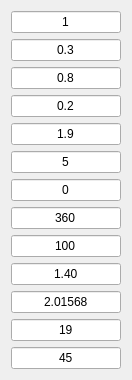
     <widget class="QWidget" name="verticalLayoutWidget_7">
      <property name="geometry">
       <rect>
        <x>264</x>
        <y>16</y>
        <width>113</width>
        <height>377</height>
       </rect>
      </property>
      <layout class="QVBoxLayout" name="verticalLayout_7">
       <item>
        <widget class="QLineEdit" name="lineEdit_bore_diameter">
         <property name="minimumSize">
          <size>
           <width>110</width>
           <height>22</height>
          </size>
         </property>
         <property name="maximumSize">
          <size>
           <width>110</width>
           <height>22</height>
          </size>
         </property>
         <property name="text">
          <string>1</string>
         </property>
         <property name="alignment">
          <set>Qt::AlignCenter</set>
         </property>
        </widget>
       </item>
       <item>
        <widget class="QLineEdit" name="lineEdit_stroke">
         <property name="minimumSize">
          <size>
           <width>110</width>
           <height>22</height>
          </size>
         </property>
         <property name="maximumSize">
          <size>
           <width>110</width>
           <height>22</height>
          </size>
         </property>
         <property name="focusPolicy">
          <enum>Qt::StrongFocus</enum>
         </property>
         <property name="text">
          <string>0.3</string>
         </property>
         <property name="alignment">
          <set>Qt::AlignCenter</set>
         </property>
        </widget>
       </item>
       <item>
        <widget class="QLineEdit" name="lineEdit_connecting_rod_length">
         <property name="minimumSize">
          <size>
           <width>110</width>
           <height>22</height>
          </size>
         </property>
         <property name="maximumSize">
          <size>
           <width>110</width>
           <height>22</height>
          </size>
         </property>
         <property name="focusPolicy">
          <enum>Qt::StrongFocus</enum>
         </property>
         <property name="text">
          <string>0.8</string>
         </property>
         <property name="alignment">
          <set>Qt::AlignCenter</set>
         </property>
        </widget>
       </item>
       <item>
        <widget class="QLineEdit" name="lineEdit_rod_diameter">
         <property name="minimumSize">
          <size>
           <width>110</width>
           <height>22</height>
          </size>
         </property>
         <property name="maximumSize">
          <size>
           <width>110</width>
           <height>22</height>
          </size>
         </property>
         <property name="focusPolicy">
          <enum>Qt::StrongFocus</enum>
         </property>
         <property name="text">
          <string>0.2</string>
         </property>
         <property name="alignment">
          <set>Qt::AlignCenter</set>
         </property>
        </widget>
       </item>
       <item>
        <widget class="QLineEdit" name="lineEdit_pressure_ratio">
         <property name="minimumSize">
          <size>
           <width>110</width>
           <height>22</height>
          </size>
         </property>
         <property name="maximumSize">
          <size>
           <width>110</width>
           <height>22</height>
          </size>
         </property>
         <property name="focusPolicy">
          <enum>Qt::StrongFocus</enum>
         </property>
         <property name="text">
          <string>1.9</string>
         </property>
         <property name="alignment">
          <set>Qt::AlignCenter</set>
         </property>
        </widget>
       </item>
       <item>
        <widget class="QLineEdit" name="lineEdit_clearance">
         <property name="minimumSize">
          <size>
           <width>110</width>
           <height>22</height>
          </size>
         </property>
         <property name="maximumSize">
          <size>
           <width>110</width>
           <height>22</height>
          </size>
         </property>
         <property name="focusPolicy">
          <enum>Qt::StrongFocus</enum>
         </property>
         <property name="text">
          <string>5</string>
         </property>
         <property name="alignment">
          <set>Qt::AlignCenter</set>
         </property>
        </widget>
       </item>
       <item>
        <widget class="QLineEdit" name="lineEdit_TDC_crank_angle_1">
         <property name="minimumSize">
          <size>
           <width>110</width>
           <height>22</height>
          </size>
         </property>
         <property name="maximumSize">
          <size>
           <width>110</width>
           <height>22</height>
          </size>
         </property>
         <property name="focusPolicy">
          <enum>Qt::StrongFocus</enum>
         </property>
         <property name="text">
          <string>0</string>
         </property>
         <property name="alignment">
          <set>Qt::AlignCenter</set>
         </property>
        </widget>
       </item>
       <item>
        <widget class="QLineEdit" name="lineEdit_rotational_speed">
         <property name="minimumSize">
          <size>
           <width>110</width>
           <height>22</height>
          </size>
         </property>
         <property name="maximumSize">
          <size>
           <width>110</width>
           <height>22</height>
          </size>
         </property>
         <property name="focusPolicy">
          <enum>Qt::StrongFocus</enum>
         </property>
         <property name="text">
          <string>360</string>
         </property>
         <property name="alignment">
          <set>Qt::AlignCenter</set>
         </property>
        </widget>
       </item>
       <item>
        <widget class="QLineEdit" name="lineEdit_capacity">
         <property name="minimumSize">
          <size>
           <width>110</width>
           <height>22</height>
          </size>
         </property>
         <property name="maximumSize">
          <size>
           <width>110</width>
           <height>22</height>
          </size>
         </property>
         <property name="focusPolicy">
          <enum>Qt::StrongFocus</enum>
         </property>
         <property name="text">
          <string>100</string>
         </property>
         <property name="alignment">
          <set>Qt::AlignCenter</set>
         </property>
        </widget>
       </item>
       <item>
        <widget class="QLineEdit" name="lineEdit_isentropic_coefficient">
         <property name="minimumSize">
          <size>
           <width>110</width>
           <height>22</height>
          </size>
         </property>
         <property name="maximumSize">
          <size>
           <width>110</width>
           <height>22</height>
          </size>
         </property>
         <property name="focusPolicy">
          <enum>Qt::StrongFocus</enum>
         </property>
         <property name="text">
          <string>1.40</string>
         </property>
         <property name="alignment">
          <set>Qt::AlignCenter</set>
         </property>
        </widget>
       </item>
       <item>
        <widget class="QLineEdit" name="lineEdit_molar_mass">
         <property name="minimumSize">
          <size>
           <width>110</width>
           <height>22</height>
          </size>
         </property>
         <property name="maximumSize">
          <size>
           <width>110</width>
           <height>22</height>
          </size>
         </property>
         <property name="focusPolicy">
          <enum>Qt::StrongFocus</enum>
         </property>
         <property name="text">
          <string>2.01568</string>
         </property>
         <property name="alignment">
          <set>Qt::AlignCenter</set>
         </property>
        </widget>
       </item>
       <item>
        <widget class="QLineEdit" name="lineEdit_pressure_at_suction">
         <property name="minimumSize">
          <size>
           <width>110</width>
           <height>22</height>
          </size>
         </property>
         <property name="maximumSize">
          <size>
           <width>110</width>
           <height>22</height>
          </size>
         </property>
         <property name="focusPolicy">
          <enum>Qt::StrongFocus</enum>
         </property>
         <property name="text">
          <string>19</string>
         </property>
         <property name="alignment">
          <set>Qt::AlignCenter</set>
         </property>
        </widget>
       </item>
       <item>
        <widget class="QLineEdit" name="lineEdit_temperature_at_suction">
         <property name="minimumSize">
          <size>
           <width>110</width>
           <height>22</height>
          </size>
         </property>
         <property name="maximumSize">
          <size>
           <width>110</width>
           <height>22</height>
          </size>
         </property>
         <property name="focusPolicy">
          <enum>Qt::StrongFocus</enum>
         </property>
         <property name="text">
          <string>45</string>
         </property>
         <property name="alignment">
          <set>Qt::AlignCenter</set>
         </property>
        </widget>
       </item>
      </layout>
     </widget>
